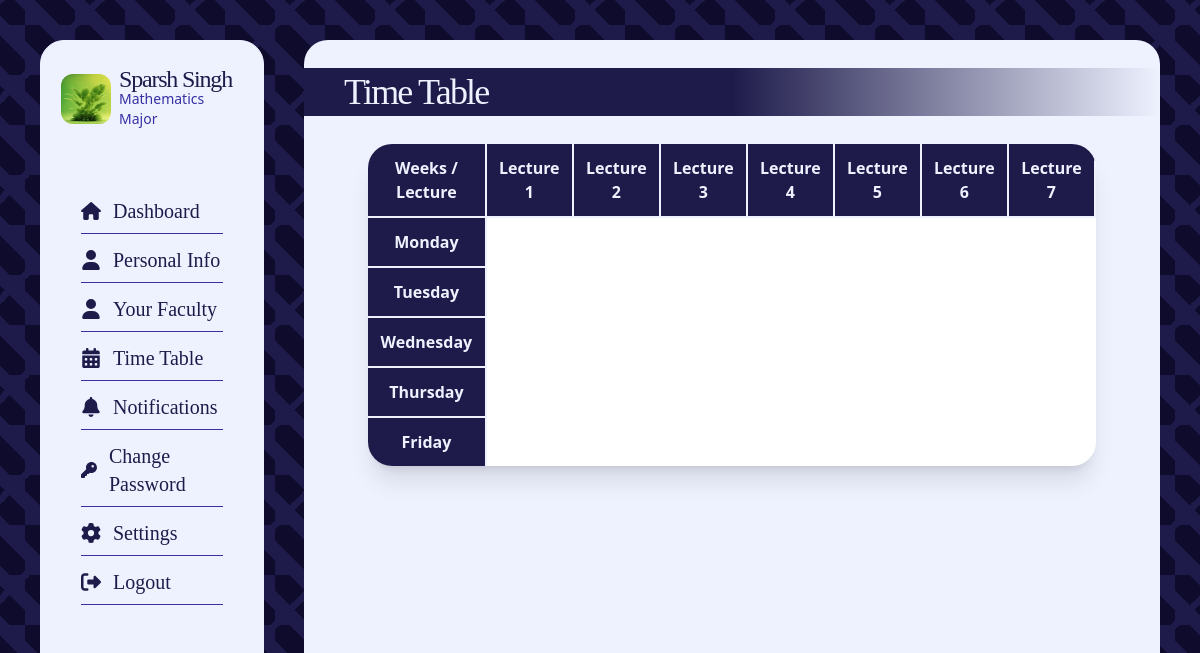
Before: /dashboard/dash_time_table (signed in) with the older database file.
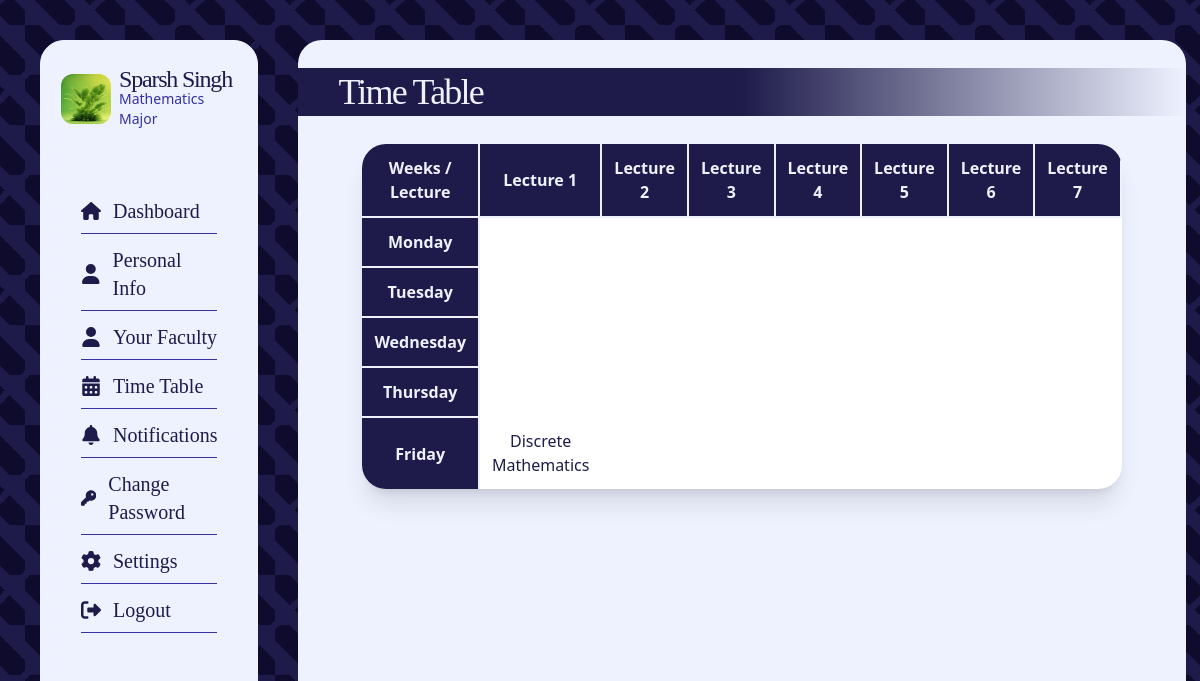
After: the same page with the newer database file.
### core/models.py (models this page shows, shortened)
class TimeTables(models.Model):
    day_choices = (
        ("Sunday", "Sunday"),
        ("Monday", "Monday"),
        ("Tuesday", "Tuesday"),
        ("Wednesday", "Wednesday"),
        ("Thursday", "Thursday"),
        ("Friday", "Friday"),
        ("Saturday", "Saturday"),
    )
    course_id = models.ForeignKey(Courses, on_delete=models.CASCADE)
    subject_id = models.ForeignKey(Subjects, on_delete=models.CASCADE)
    time_start = models.TimeField()
    time_end = models.TimeField()
    day = models.CharField(max_length=30, choices=day_choices, default="Sunday")
    room_no = models.IntegerField(default=0)
    type_of_class = models.CharField(
        max_length=10,
        choices=(("Lecture", "Lecture"), ("Lab", "Lab")),
        default="Lecture",
    )

class Subjects(models.Model):
    subject_name = models.CharField(max_length=100)
    subject_id = models.IntegerField()
    course_id = models.ForeignKey(Courses, on_delete=models.CASCADE)
    subject_credits = models.IntegerField()

### core/views.py (the view)
@login_required(login_url="login")
def dash_time_table(request):
    student = Students.objects.filter(user=request.user).first()
    subjects = Subjects.objects.filter(course_id=student.course)
    days = ["Monday", "Tuesday", "Wednesday", "Thursday", "Friday"]
    day_wize_timetable = {
        "Monday": [],
        "Tuesday": [],
        "Wednesday": [],
        "Thursday": [],
        "Friday": [],
    }
    for day in days:
        for time in TimeTables.objects.filter(course_id=student.course, day=day):
            day_wize_timetable[day].append(time)
    return render(
        request,
        "dash_time_table.html",
        {
            "user_profile": student,
            "subjects": subjects,
            "day_wize_timetable": day_wize_timetable,
        },
    )

### templates/dash_time_table.html (shortened to what this page needs)
{% extends "dash_base.html" %} {% block content %}
<div
	class="bg-indigo-50 backdrop-blur-sm overflow-y-scroll pb-10 rounded-3xl w-full h-full flex flex-col text-indigo-50"
>
	<h1
		class="text-4xl font-light font-serif tracking-tighter text-indigo-50 my-7 px-10 py-1 w-full bg-gradient-to-r from-indigo-950 via-indigo-950 to-transparent"
	>
		Time Table
	</h1>
	<table
		class="self-center text-indigo-950 mx-16 bg-white px-5 shadow-xl rounded-3xl overflow-hidden"
	>
		<tr class="border-b-2 border-b-indigo-950">
			<th
				class="p-3 border-r-2 border-b-2 border-indigo-50 text-indigo-50 bg-indigo-950"
			>
				Weeks / Lecture
			</th>
			<th
				class="p-3 border-r-2 border-b-2 border-indigo-50 text-indigo-50 bg-indigo-950"
			>
				Lecture 1
			</th>
			<th
				class="p-3 border-r-2 border-b-2 border-indigo-50 text-indigo-50 bg-indigo-950"
			>
				Lecture 2
			</th>
			<th
				class="p-3 border-r-2 border-b-2 border-indigo-50 text-indigo-50 bg-indigo-950"
			>
				Lecture 3
			</th>
			<th
				class="p-3 border-r-2 border-b-2 border-indigo-50 text-indigo-50 bg-indigo-950"
			>
				Lecture 4
			</th>
			<th
				class="p-3 border-r-2 border-b-2 border-indigo-50 text-indigo-50 bg-indigo-950"
			>
				Lecture 5
			</th>
			<th
				class="p-3 border-r-2 border-b-2 border-indigo-50 text-indigo-50 bg-indigo-950"
			>
				Lecture 6
			</th>
			<th
				class="p-3 border-r-2 border-b-2 border-indigo-50 text-indigo-50 bg-indigo-950"
			>
				Lecture 7
			</th>
		</tr>
		<tr>
			<th
				class="p-3 border-r-2 border-b-2 border-indigo-50 text-indigo-50 bg-indigo-950"
			>
				Monday
			</th>
		</tr>
		<tr>
			<th
				class="p-3 border-r-2 border-b-2 border-indigo-50 text-indigo-50 bg-indigo-950"
			>
				Tuesday
			</th>
		</tr>
		<tr>
			<th
				class="p-3 border-r-2 border-b-2 border-indigo-50 text-indigo-50 bg-indigo-950"
			>
				Wednesday
			</th>
		</tr>
		<tr>
			<th
				class="p-3 border-r-2 border-b-2 border-indigo-50 text-indigo-50 bg-indigo-950"
			>
				Thursday
			</th>
		</tr>
		<tr>
			<th
				class="p-3 border-r-2 border-r-indigo-50 text-indigo-50 bg-indigo-950"
			>
				Friday
			</th>
			{% for x in day_wize_timetable.Friday %}
			<td
				class="p-3 text-center {% if forloop.last %} {% else %} border-r border-r-indigo-950 {% endif %} hover:bg-green-500 hover:text-white"
			>
				{{x.subject_id.subject_name}}
			</td>
			{% endfor %}
		</tr>
	</table>
</div>
{% endblock content%}

Changed rows visible on the page:
added TimeTables: subject_id.subject_name "Discrete Mathematics"
